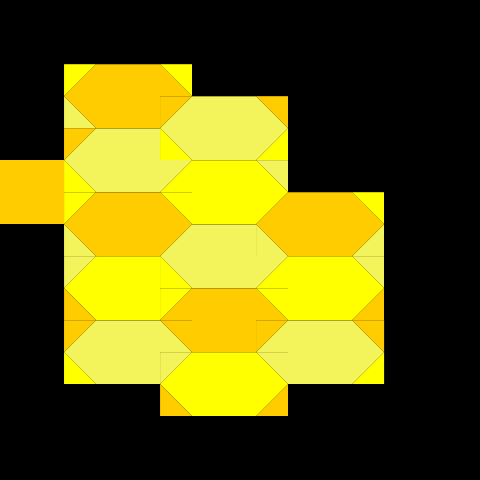

This is a level from a 2D game, rendered from its Tiled map with the project's own tilesets. A one-line summary and the complete map file follow:
An orthogonal 15x15 tile map with 32x32 px tiles, 1 tile layer (Tile Layer 1).

<map version="1.5" tiledversion="1.6.0" orientation="orthogonal" renderorder="right-down" width="15" height="15" tilewidth="32" tileheight="32" infinite="0" nextlayerid="2" nextobjectid="1">
 <tileset firstgid="1" source="tileset_test_00.tsx" />
 <layer id="1" name="Tile Layer 1" width="15" height="15">
  <data encoding="csv">
0,0,0,0,0,0,0,0,0,0,0,0,0,0,0,
0,0,0,0,0,0,0,0,0,0,0,0,0,0,0,
0,0,219,220,221,222,0,0,0,0,0,0,0,0,0,
0,0,254,255,256,289,290,291,292,0,0,0,0,0,0,
0,0,289,290,291,324,325,326,327,0,0,0,0,0,0,
10,10,324,325,326,327,360,361,362,0,0,0,0,0,0,
45,45,219,220,221,222,395,396,397,220,221,222,0,0,0,
214,214,254,255,256,257,290,291,254,255,256,257,0,0,0,
214,214,359,360,361,324,325,326,327,360,361,362,0,0,0,
0,0,394,395,396,219,220,221,222,395,396,397,0,0,0,
0,0,289,290,291,292,255,256,289,290,291,292,293,0,0,
0,0,324,325,326,359,360,361,362,325,326,327,328,0,0,
0,0,0,0,0,394,395,396,397,0,0,0,0,0,0,
0,0,0,0,0,0,0,0,0,0,0,0,0,0,0,
0,0,0,0,0,0,0,0,0,0,0,0,0,0,0
</data>
 </layer>
</map>